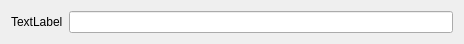
<?xml version="1.0" encoding="UTF-8"?>
<ui version="4.0">
 <class>MiCampoTexto</class>
 <widget class="QWidget" name="MiCampoTexto">
  <property name="geometry">
   <rect>
    <x>0</x>
    <y>0</y>
    <width>464</width>
    <height>43</height>
   </rect>
  </property>
  <property name="windowTitle">
   <string>Form</string>
  </property>
  <layout class="QGridLayout" name="gridLayout">
   <item row="0" column="0">
    <widget class="QLabel" name="label">
     <property name="text">
      <string>TextLabel</string>
     </property>
    </widget>
   </item>
   <item row="0" column="1">
    <widget class="QLineEdit" name="le"/>
   </item>
  </layout>
 </widget>
 <resources/>
 <connections/>
</ui>
